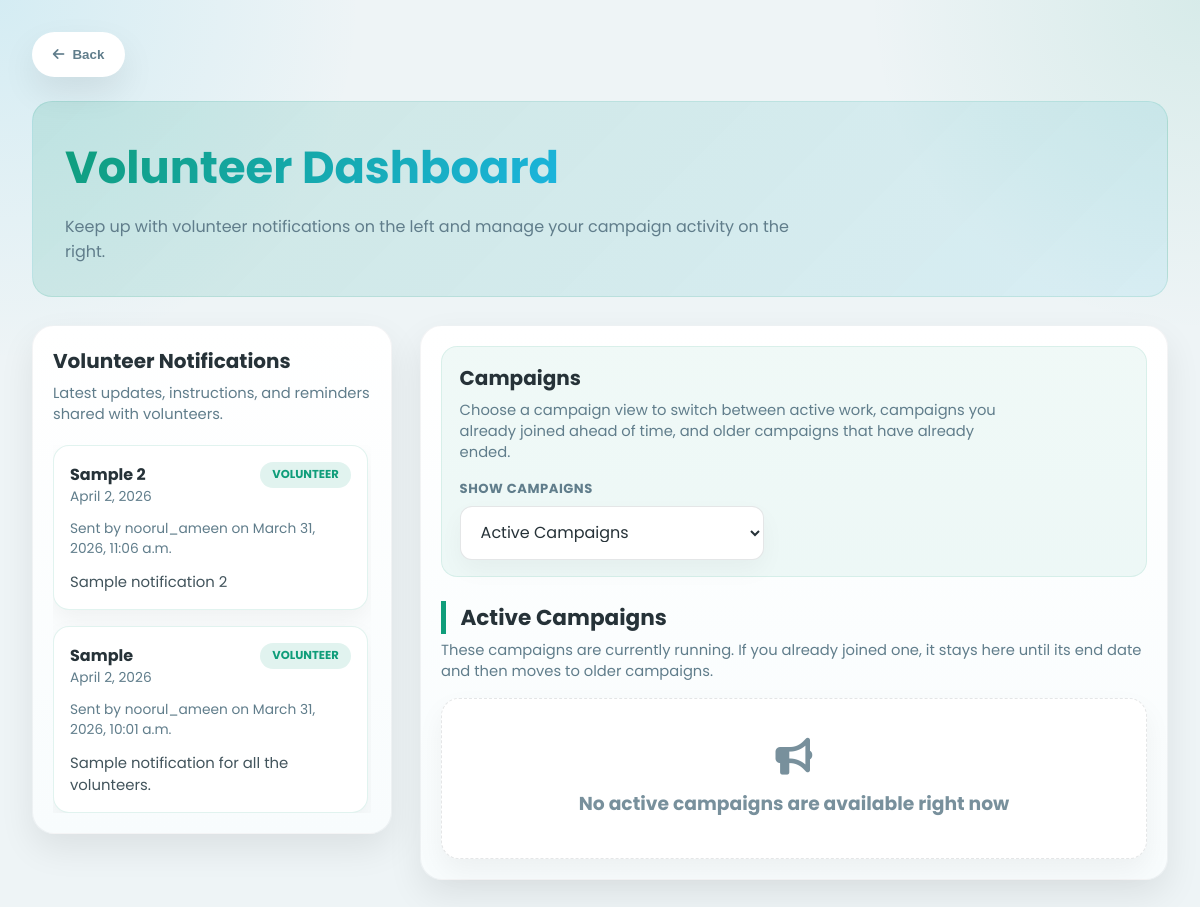
The page /volunteer/dashboard/ (signed in) on the database its author committed.
### volunteer/models.py (models this page shows, shortened)
class Volunteer_Notifications(models.Model):
    title = models.CharField(max_length=255)
    description = models.TextField()
    date = models.DateField()
    send_date = models.DateTimeField(auto_now_add=True)
    sent_by = models.ForeignKey(
        User,
        on_delete=models.SET_NULL,
        null=True,
        blank=True,
        related_name="volunteer_notifications_sent"
    )

### volunteer/views.py (the view)
# urls.py: path('dashboard/', views.volunteer_dashboard, name='volunteer_dashboard'),
@login_required
def volunteer_dashboard(request):
    today = timezone.localdate()
    volunteer = Volunteer.objects.filter(user=request.user, is_approved=True, declined=False).first()
    if not volunteer:
        return redirect("volunteer:join_volunteer")
    if volunteer.is_student_academic_period_over():
        return redirect("users:volunteer_status")
    active_campaigns = Campaign.objects.filter(
        start_date__lte=today,
        end_date__gte=today
    ).order_by("end_date", "start_date", "-created_on")
    enrolled_campaign_ids = set(
        CampaignEnrollment.objects.filter(user=request.user).values_list("campaign_id", flat=True)
    )
    enrolled_upcoming_campaigns = Campaign.objects.filter(
        id__in=enrolled_campaign_ids,
        start_date__gt=today
    ).order_by("start_date", "end_date", "-created_on")
    older_campaigns = Campaign.objects.filter(
        end_date__lt=today
    ).order_by("-end_date", "-created_on")
    volunteer_notifications = Volunteer_Notifications.objects.order_by("-date", "-send_date")
    return render(request, "dashboard/volunteer_dashboard.html", {
        "active_campaigns": active_campaigns,
        "enrolled_upcoming_campaigns": enrolled_upcoming_campaigns,
        "older_campaigns": older_campaigns,
        "enrolled_campaign_ids": enrolled_campaign_ids,
        "volunteer_notifications": volunteer_notifications,
    })

### volunteer/models.py (called while the page is built, shortened)
    def is_student_academic_period_over(self, on_date=None):
        if not self.is_student:
            return False

### templates/dashboard/volunteer_dashboard.html (shortened to what this page needs)
<!DOCTYPE html>
<html lang="en">
{% load static %}
<head>
    <link rel="stylesheet" href="https://cdnjs.cloudflare.com/ajax/libs/font-awesome/6.4.0/css/all.min.css">
</head>
<body>
    <div class="container">
        <button type="button" onclick="history.back()" class="back-btn">
            <i class="fas fa-arrow-left"></i>
            <span>Back</span>
        </button>
        <header class="page-header">
            <h1>Volunteer Dashboard</h1>
            <p class="subtitle">Keep up with volunteer notifications on the left and manage your campaign activity on the right.</p>
        </header>
        <div class="dashboard-layout">
            <aside class="side-panel">
                <h2 class="panel-title">Volunteer Notifications</h2>
                <p class="panel-subtitle">Latest updates, instructions, and reminders shared with volunteers.</p>
                {% if volunteer_notifications %}
                <div class="notification-stack">
                    {% for notification in volunteer_notifications %}
                    <div class="notification-card">
                        <div class="notification-top">
                            <div>
                                <div class="notification-title">{{ notification.title }}</div>
                                <div class="notification-date">{{ notification.date }}</div>
                            </div>
                            <span class="notification-tag">Volunteer</span>
                        </div>
                        <div class="notification-meta">
                            {% if notification.sent_by %}
                                Sent by {{ notification.sent_by.username }}
                            {% else %}
                                Sent by Admin
                            {% endif %}
                            on {{ notification.send_date }}
                        </div>
                        <div class="notification-description">{{ notification.description }}</div>
                    </div>
                    {% endfor %}
                </div>
                {% else %}
                <div class="empty-state">
                    <i class="fas fa-bell"></i>
                    <h3>No volunteer notifications yet</h3>
                </div>
                {% endif %}
            </aside>
            <main class="main-panel">
                <div class="campaign-filter-bar">
                    <div class="campaign-filter-copy">
                        <h2 class="panel-title">Campaigns</h2>
                        <p>Choose a campaign view to switch between active work, campaigns you already joined ahead of time, and older campaigns that have already ended.</p>
                    </div>
                    <div class="campaign-filter-control">
                        <label for="campaign-view-select">Show campaigns</label>
                        <select id="campaign-view-select">
                            <option value="active">Active Campaigns</option>
                        </select>
                    </div>
                </div>
                <section class="campaign-section" data-campaign-view="active">
                    <div class="section-header">
                        <h2 class="section-title">Active Campaigns</h2>
                        <p class="section-copy">These campaigns are currently running. If you already joined one, it stays here until its end date and then moves to older campaigns.</p>
                    </div>
                    {% if active_campaigns %}
                    <div class="campaign-grid">
                        {% for campaign in active_campaigns %}
                        <div class="campaign-card">
                            <div class="campaign-banner">
                                {% if campaign.image %}
                                <img src="{{ campaign.image.url }}" alt="{{ campaign.name }}">
                                {% else %}
                                <div class="campaign-banner-placeholder">
                                    <i class="fas fa-image"></i>
                                </div>
                                {% endif %}
                            </div>
                            <div class="campaign-header">
                                <div class="campaign-avatar"><i class="fas fa-bullhorn"></i></div>
                                <div>
                                    <div class="campaign-name">{{ campaign.name }}</div>
                                    <span class="campaign-role">{{ campaign.get_type_display }}</span>
                                </div>
                            </div>
                            <div class="detail-row">
                                <span class="detail-label">Start Date</span>
                                <span class="detail-value">{{ campaign.start_date }}</span>
                            </div>
                            <div class="detail-row">
                                <span class="detail-label">End Date</span>
                                <span class="detail-value">{{ campaign.end_date }}</span>
                            </div>
                            <div class="detail-row">
                                <span class="detail-label">Maximum Volunteers</span>
                                <span class="detail-value">{{ campaign.max_volunteers }}</span>
                            </div>
                            <div class="detail-row">
                                <span class="detail-label">Current Volunteers</span>
                                <span class="detail-value">{{ campaign.current_volunteers }}</span>
                            </div>
                            <p class="description">{{ campaign.description }}</p>
                            <div class="action-buttons">
                                {% if campaign.id in enrolled_campaign_ids %}
                                <button type="button" class="status-btn">Already Enrolled</button>
                                {% elif campaign.current_volunteers < campaign.max_volunteers %}
                                <form action="{% url 'volunteer:enroll_campaign' campaign.id %}" method="post" onsubmit="enrollCampaign(event)">
                                    {% csrf_token %}
                                    <button type="submit" class="enroll-btn">Enroll</button>
                                </form>
                                {% else %}
                                <button type="button" class="status-btn full-btn">Campaign Full</button>
                                {% endif %}
                            </div>
                        </div>
                        {% endfor %}
                    </div>
                    {% else %}
                    <div class="empty-state">
                        <i class="fas fa-bullhorn"></i>
                        <h3>No active campaigns are available right now</h3>
                    </div>
                    {% endif %}
                </section>
            </main>
        </div>
    </div>
</body>
</html>

### templates/dashboard/volunteer_dashboard.html (style rules this page uses)
:root { --primary: #0f9d7a; --secondary: #1cb5e0; --accent: #ff6b6b; --warning: #f59e0b; --dark: #263238; --muted: #607d8b; --body-bg: #eef4f6; --card-bg: #ffffff; --panel-bg: linear-gradient(180deg, #ffffff 0%, #f8fcfd 100%); --shadow: 0 15px 35px rgba(0, 0, 0, 0.08); --radius: 18px; }
* { margin: 0; padding: 0; box-sizing: border-box; }
body { font-family: 'Poppins', sans-serif; background: radial-gradient(circle at top left, rgba(28, 181, 224, 0.12), transparent 24%), radial-gradient(circle at top right, rgba(15, 157, 122, 0.10), transparent 22%), var(--body-bg); color: var(--dark); min-height: 100vh; padding: 2rem; }
.container { max-width: 1500px; margin: 0 auto; }
.back-btn { display: inline-flex; align-items: center; gap: 0.5rem; padding: 0.95rem 1.3rem; border: none; border-radius: 999px; background: #fff; color: var(--muted); box-shadow: var(--shadow); cursor: pointer; font-weight: 600; margin-bottom: 1.5rem; }
.page-header { margin-bottom: 1.75rem; padding: 2rem; border-radius: calc(var(--radius) + 2px); background: linear-gradient(135deg, rgba(15, 157, 122, 0.15), rgba(28, 181, 224, 0.10)); border: 1px solid rgba(15, 157, 122, 0.12); }
.page-header h1 { font-size: 2.8rem; margin-bottom: 0.8rem; background: linear-gradient(135deg, var(--primary), var(--secondary)); -webkit-background-clip: text; background-clip: text; -webkit-text-fill-color: transparent; display: inline-block; }
.subtitle { color: var(--muted); max-width: 760px; }
.dashboard-layout { display: grid; grid-template-columns: 360px minmax(0, 1fr); gap: 1.75rem; align-items: start; }
.side-panel, .main-panel { background: var(--panel-bg); border-radius: calc(var(--radius) + 4px); box-shadow: var(--shadow); border: 1px solid rgba(38, 50, 56, 0.05); }
.side-panel { padding: 1.25rem; position: sticky; top: 1rem; }
.main-panel { padding: 1.25rem; }
.panel-title { font-size: 1.25rem; font-weight: 700; margin-bottom: 0.4rem; color: var(--dark); }
.panel-subtitle { color: var(--muted); font-size: 0.92rem; margin-bottom: 1.25rem; }
.notification-stack { display: grid; gap: 1rem; max-height: calc(100vh - 15rem); overflow-y: auto; padding-right: 0.2rem; }
.notification-card { background: #fff; border-radius: 16px; border: 1px solid rgba(15, 157, 122, 0.12); padding: 1rem; box-shadow: 0 10px 25px rgba(0, 0, 0, 0.05); }
.notification-top { display: flex; align-items: flex-start; justify-content: space-between; gap: 0.75rem; margin-bottom: 0.75rem; }
.notification-title { font-size: 1rem; font-weight: 700; color: var(--dark); }
.notification-tag { display: inline-flex; align-items: center; padding: 0.3rem 0.75rem; border-radius: 999px; background: rgba(15, 157, 122, 0.12); color: var(--primary); font-size: 0.72rem; font-weight: 700; text-transform: uppercase; white-space: nowrap; }
.notification-date, .notification-meta { color: var(--muted); font-size: 0.86rem; }
.notification-description { margin-top: 0.75rem; color: #42545c; white-space: pre-wrap; font-size: 0.93rem; }
.campaign-filter-bar { display: flex; flex-wrap: wrap; align-items: end; justify-content: space-between; gap: 1rem; margin-bottom: 1.5rem; padding: 1rem 1.1rem; background: rgba(15, 157, 122, 0.06); border: 1px solid rgba(15, 157, 122, 0.1); border-radius: 16px; }
.campaign-filter-copy { max-width: 560px; }
.campaign-filter-copy p { color: var(--muted); font-size: 0.92rem; margin-top: 0.3rem; }
.campaign-filter-control label { display: block; font-size: 0.82rem; font-weight: 700; color: var(--muted); margin-bottom: 0.45rem; text-transform: uppercase; letter-spacing: 0.04em; }
.campaign-filter-control select { min-width: 250px; padding: 0.85rem 1rem; border-radius: 12px; border: 1px solid rgba(38, 50, 56, 0.12); font: inherit; color: var(--dark); background: #fff; box-shadow: 0 10px 24px rgba(0, 0, 0, 0.04); }
.section-header { margin-bottom: 1rem; }
.section-title { font-size: 1.35rem; font-weight: 700; padding-left: 0.9rem; border-left: 5px solid var(--primary); }
.section-copy { margin-top: 0.35rem; color: var(--muted); font-size: 0.92rem; }
.empty-state { background: #fff; border-radius: var(--radius); box-shadow: 0 12px 28px rgba(0, 0, 0, 0.05); text-align: center; padding: 2.5rem 1.5rem; color: #78909c; border: 1px dashed rgba(38, 50, 56, 0.12); }
.empty-state i { font-size: 2.3rem; margin-bottom: 0.85rem; }

### rows shown on the page
Volunteer_Notifications: title "Sample 2", date "April 2, 2026", sent_by.username "noorul_ameen", send_date "March 31, 2026, 11:06 a.m.", description "Sample notification 2"
Volunteer_Notifications: title "Sample", date "April 2, 2026", sent_by.username "noorul_ameen", send_date "March 31, 2026, 10:01 a.m.", description "Sample notification for all the volunteers."
